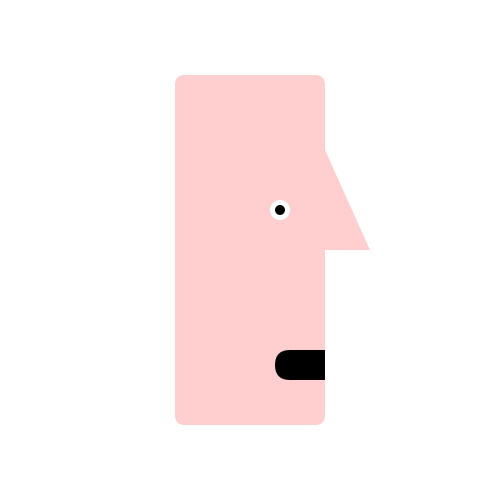
Frame 1 (no input)
Frame 60 (the mouse pressed at the canvas centre just before this capture): identical to frame 1, image omitted
Frame 120 (the mouse held since frame 60 and released just before this capture): identical to frame 1, image omitted

The Processing sketch that drew this single still picture (run headless with seeded random() and noise(); from frame 60 on, the mouse is pressed at the canvas centre):

// Processing sketch: functionsFace
// ── functionsFace.pde
void setup() {
  size(500,500);  
  noStroke();
}

void draw() {    
  background(255);
  face();
}
// ── face.pde
void face() {
  rectMode(CENTER);
  fill(#FFCECE);
  rect(width/2,height/2, 150,350, 10);
  triangle(width/2+75,height/2-100,width/2+75,height/2,width/2+120,height/2);
  fill(255);
  ellipse(width/2+30,height/2-40,20,20);
  fill(0);
  ellipse(width/2+30,height/2-40,10,10);
  rectMode(CORNER);
  rect(width/2+25,height/2+100,50,30,18,0,0,18);
}
